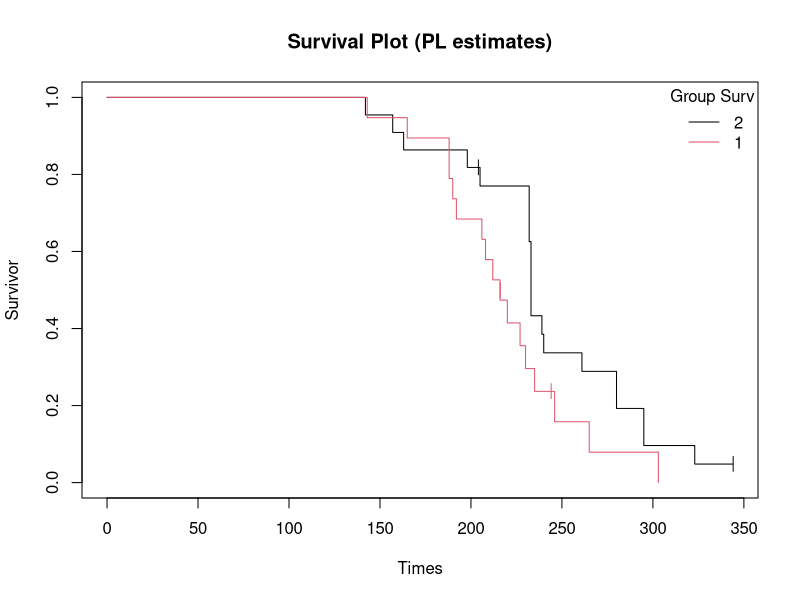
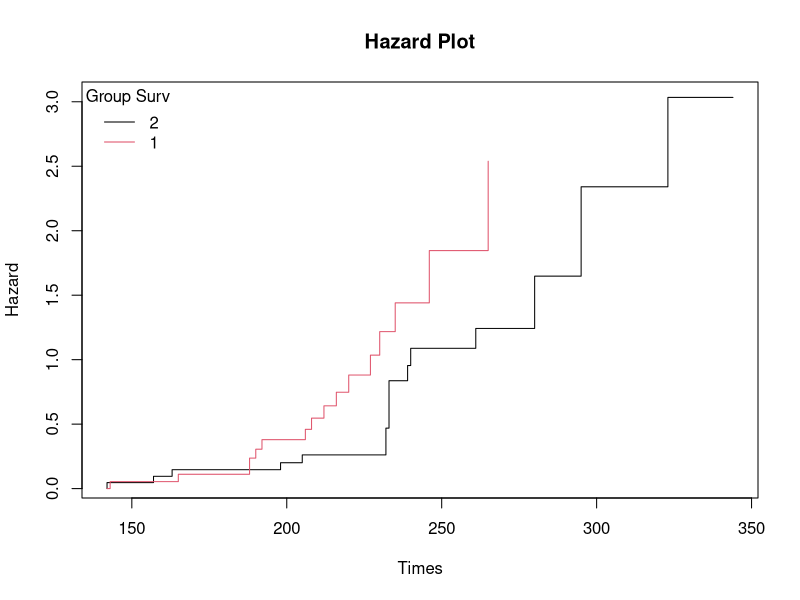
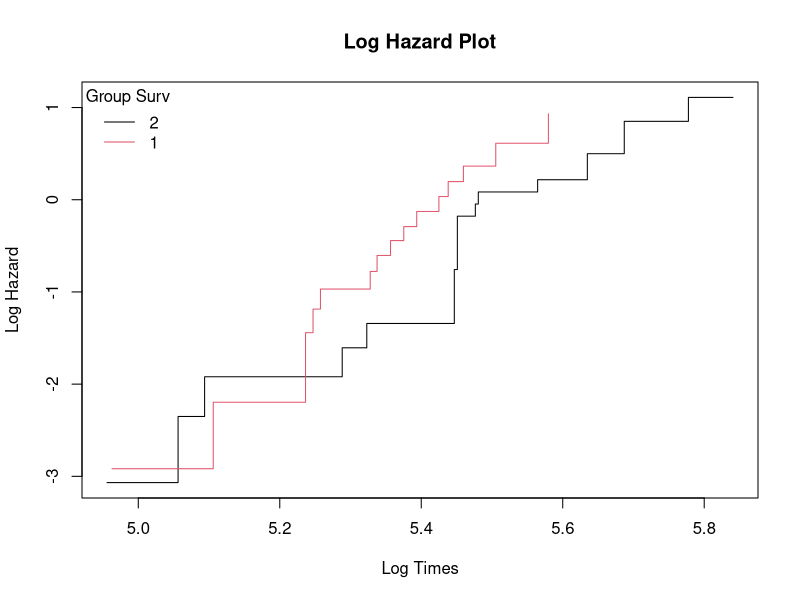
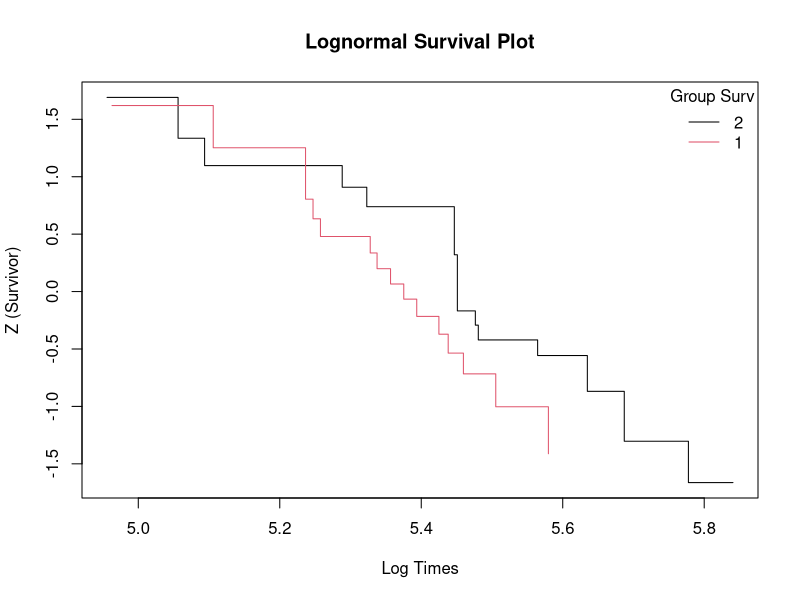
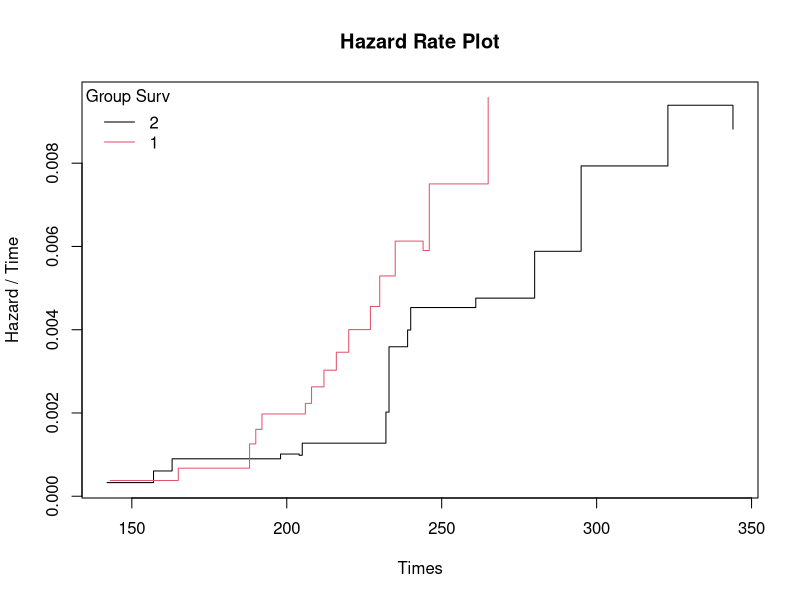

Write the R code that produced these figures, in order.
# Kaplan-Meier survival estimates: the StatsDirect help example (a hypothetical study
# of death from cancer in two groups of rats given different pre-treatments; the test
# workbook's Survival worksheet columns Group Surv, Time Surv and Censor Surv) in R
if (!requireNamespace("survival", quietly = TRUE)) install.packages("survival", repos = "https://cloud.r-project.org")
library(survival)
group <- c(2, 1, 2, 2, 1, 1, 1, 1, 1, 2, 2, 2, 1, 1, 1, 1, 1, 1, 1, 1, 2, 2, 2, 2, 2,
           2, 2, 1, 2, 2, 1, 1, 2, 1, 2, 2, 2, 2, 1, 2, 2)
time <- c(142, 143, 157, 163, 165, 188, 188, 190, 192, 198, 204, 205, 206, 208, 212,
          216, 216, 220, 227, 230, 232, 232, 232, 233, 233, 233, 233, 235, 239, 240,
          244, 246, 261, 265, 280, 280, 295, 295, 303, 323, 344)
event <- c(1, 1, 1, 1, 1, 1, 1, 1, 1, 1, 0, 1, 1, 1, 1, 0, 1, 1, 1, 1, 1, 1, 1, 1, 1,
           1, 1, 1, 1, 1, 0, 1, 1, 1, 1, 1, 1, 1, 1, 1, 0)   # 1 = death, 0 = censored

# The groups in the order in which they first occur, as StatsDirect lists them
g <- factor(group, levels = unique(group))

# R's standard estimate: survfit gives the product limit estimate of S with Greenwood's
# variance. conf.type = "plain" makes its limits S +/- z SE(S), the scale on which the
# Brookmeyer-Crowley interval for the median is set (R's default is the log scale).
# print(fit) gives the median, the Brookmeyer-Crowley limits for it and, with
# rmean = "individual", the mean survival time restricted to each group's own longest
# time, as in the report.
fit <- survfit(Surv(time, event) ~ g, conf.type = "plain")
print(fit, rmean = "individual")
print(summary(fit, censored = TRUE))

# The report's tables: every distinct time, with the cumulative hazard H = -ln(S)
# (Peterson) and its standard error from Greenwood's sum, which is SE(S) / S
six <- function(x) formatC(x, digits = 6, format = "f", drop0trailing = TRUE)
z <- qnorm(0.975)
s <- summary(fit, censored = TRUE)
H <- log(1 / s$surv)
means <- summary(fit, rmean = "individual")$table
for (k in levels(s$strata)) {
  i <- s$strata == k
  t <- s$time[i]
  n <- s$n.risk[i]
  d <- s$n.event[i]
  S <- s$surv[i]
  seS <- s$std.err[i]
  seH <- sqrt(cumsum(d / (n * (n - d))))   # infinite once S reaches 0
  cat("\nGroup Surv =", sub("^g=", "", k), "\n")
  print(data.frame(Time = t, "At risk" = n, Dead = d, Censored = s$n.censor[i],
                   S = six(S), "SE(S)" = ifelse(S > 0, six(seS), "*"),
                   H = ifelse(S > 0, six(H[i]), "infinity"),
                   "SE(H)" = ifelse(S > 0, six(seH), "*"), check.names = FALSE),
        row.names = FALSE)

  # The median: the first time at which S is 0.5 or below. Where S is exactly 0.5 from
  # that time to the next death time, the median is the midpoint of the two times (this
  # example has no run of S exactly 0.5)
  m <- which(S <= 0.5)[1]
  med <- means[k, "median"]
  # (a group whose S never falls to 0.5 has no median; the two intervals below need one)
  cat("Median survival time =", med, "\n")

  # Andersen's interval: the median +/- z SE(S at the median) / f, where f estimates the
  # density of the survival times at the median by the slope of S between the last time
  # with S >= 0.5 + 0.05 and the first time with S <= 0.5 - 0.05 (the margin of 0.05
  # is the same at every confidence level)
  hi <- max(which(S >= 0.55))
  lo <- min(which(S <= 0.45))
  f <- (S[hi] - S[lo]) / (t[lo] - t[hi])
  cat("Andersen 95% CI for median survival time =", six(med - z * seS[m] / f), "to",
      six(med + z * seS[m] / f), "\n")

  # Brookmeyer-Crowley: the first times at which the lower and the upper confidence
  # limits of S are 0.5 or below. The times from the lower limit up to the upper are
  # those whose S is within z standard errors of 0.5, so the interval runs up to the
  # death time that follows the last of them. NA is a limit that the data do not
  # reach, which the report prints as infinity
  bc <- means[k, c("0.95LCL", "0.95UCL")]
  cat("Brookmeyer-Crowley 95% CI for median survival time =", bc[1], "to", bc[2], "\n")

  # The mean survival time (the area under S up to the longest time), with the
  # standard error R gives it multiplied by sqrt(m / (m - 1)) for m deaths, the
  # correction of Hosmer and Lemeshow (1999) that StatsDirect applies
  deaths <- means[k, "events"]   # the factor needs at least two deaths
  mu <- means[k, "rmean"]
  se <- means[k, "se(rmean)"] * sqrt(deaths / (deaths - 1))
  last_death <- max(t[d > 0])
  lim <- ""
  if (max(t) > last_death) lim <- sprintf("[limit: %s on %s] ", max(t), last_death)
  cat(sprintf("Mean survival time (95%% CI) %s= %s (%s to %s)\n", lim, six(mu),
              six(mu - z * se), six(mu + z * se)))
}

# The survival plot that follows in the report, with a tick at each censored time
plot(fit, mark.time = TRUE, pch = "|", col = 1:2, xlab = "Times", ylab = "Survivor",
     main = "Survival Plot (PL estimates)")
legend("topright", levels(g), col = 1:2, lty = 1, title = "Group Surv", bty = "n")

# The hazard plots: each group's H against time as a step function, then the plots
# whose straight line would indicate a Weibull (log H against log time), log-normal
# (z(S) against log time) or linear hazard rate (H / t against time) distribution.
# Rows where H is infinite, or where the transform is undefined, are left out. The
# hazard plot starts at H = 0 on the left of the axis, as StatsDirect draws it.
km_plot <- function(x, y, keep, xlab, ylab, main, where = "topleft", from = NULL) {
  x <- split(x[keep], s$strata[keep])
  y <- split(y[keep], s$strata[keep])
  plot(range(unlist(x)), range(unlist(y)), type = "n", xlab = xlab, ylab = ylab,
       main = main)
  for (k in seq_along(x)) {
    if (is.null(from)) lines(x[[k]], y[[k]], type = "s", col = k)
    else lines(c(min(unlist(x)), x[[k]]), c(from, y[[k]]), type = "s", col = k)
  }
  legend(where, levels(g), col = seq_along(x), lty = 1, title = "Group Surv", bty = "n")
}
km_plot(s$time, H, is.finite(H), "Times", "Hazard", "Hazard Plot", from = 0)
km_plot(log(s$time), log(H), is.finite(H) & H > 0, "Log Times", "Log Hazard",
        "Log Hazard Plot")
km_plot(log(s$time), qnorm(s$surv), is.finite(qnorm(s$surv)), "Log Times",
        "Z (Survivor)", "Lognormal Survival Plot", "topright")
km_plot(s$time, H / s$time, is.finite(H), "Times", "Hazard / Time", "Hazard Rate Plot")
